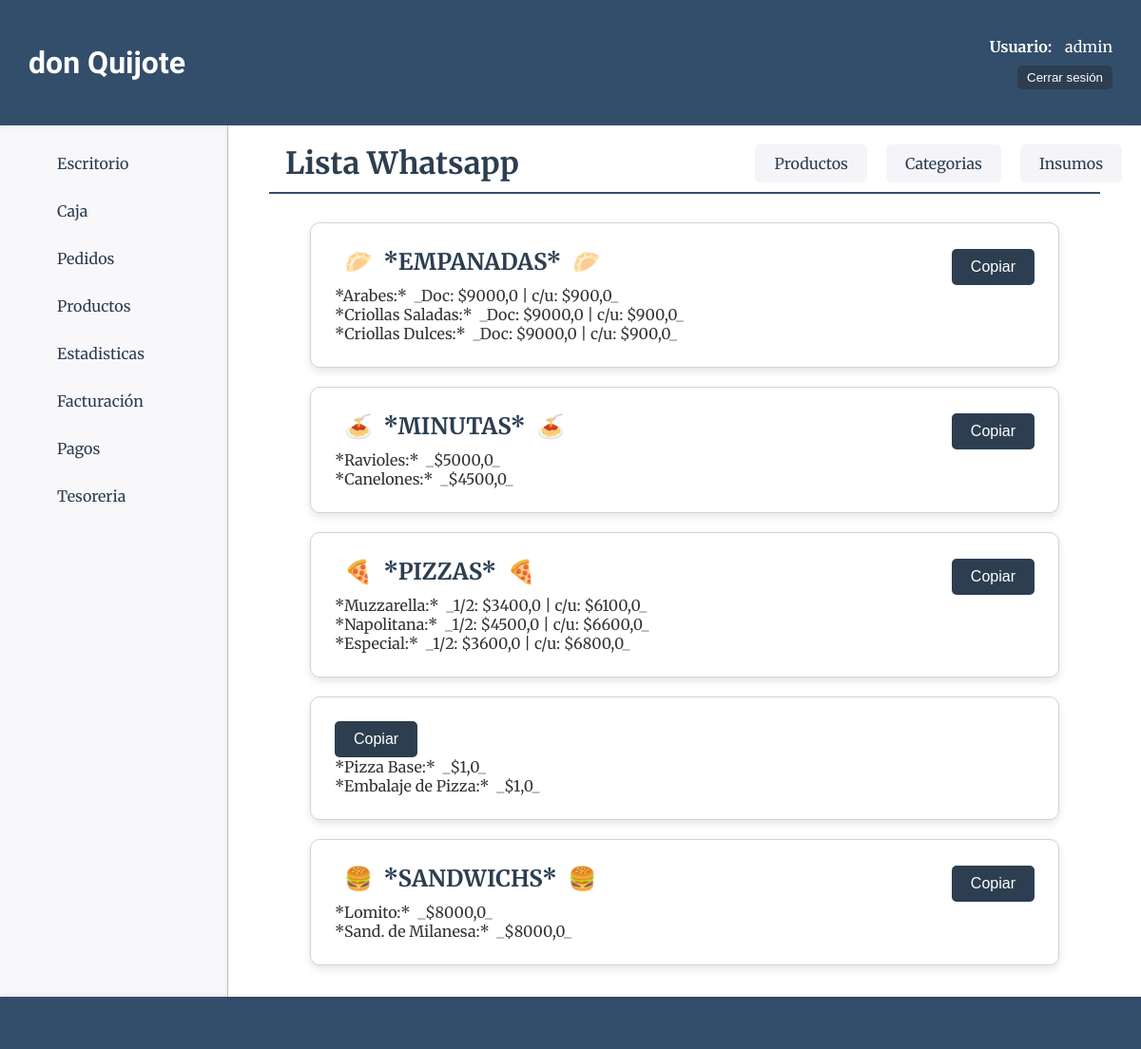
The page /productos/lista_wa/ (signed in) on the database as committed earlier.
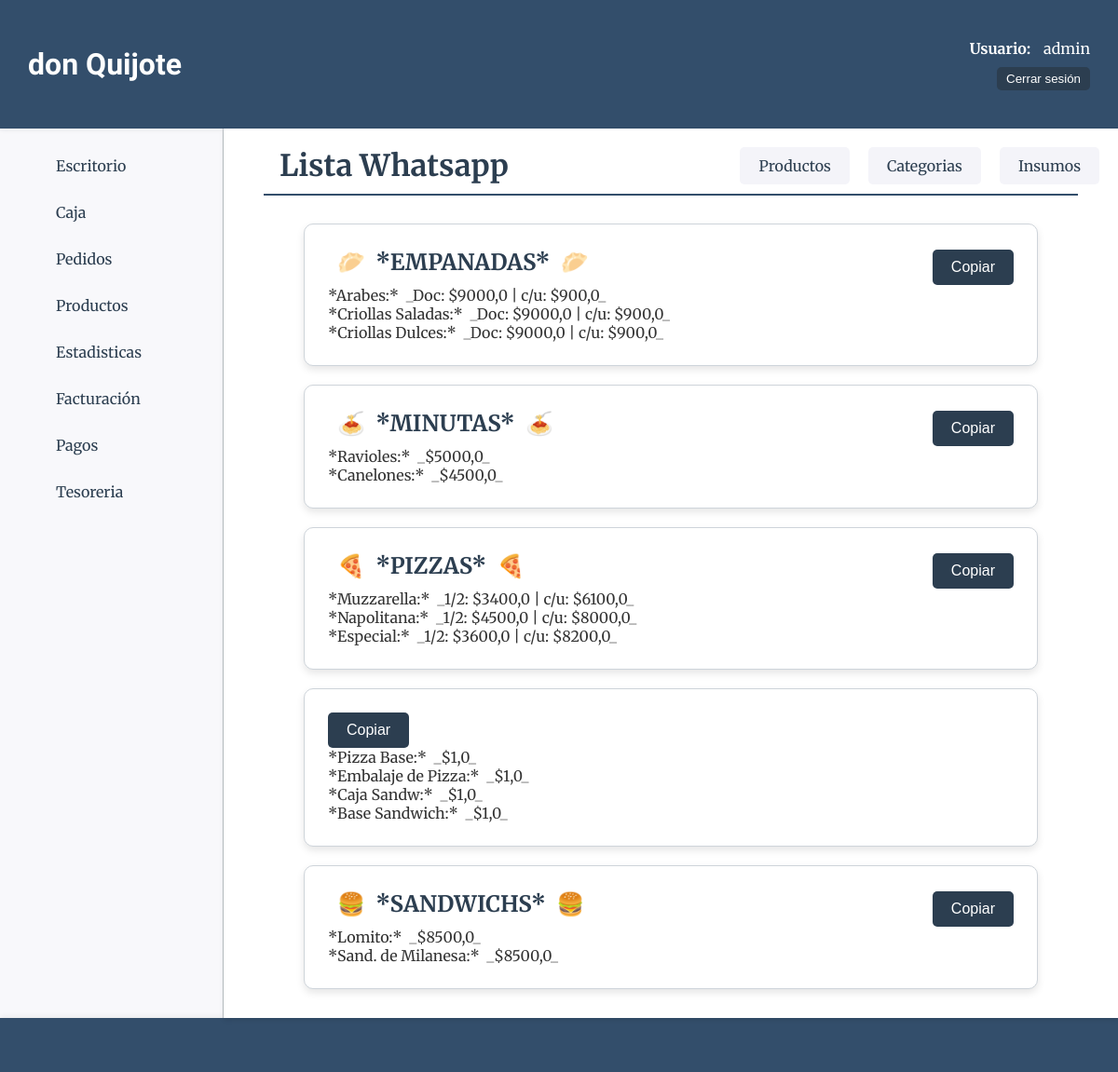
The same page on the database as committed later.
### productos/models.py (models this page shows, shortened)
class ProductoCategoria(models.Model):
    nombre=models.CharField(max_length=50)
    estado=models.BooleanField(default=True)

class Producto(models.Model):
    nombre=models.CharField(max_length=50, verbose_name="Nombre")
    categoria=models.ForeignKey(ProductoCategoria, on_delete=models.CASCADE, verbose_name="Categoría")
    descripcion=models.CharField(max_length=200, blank=True, null=True, verbose_name="Descripción")
    precio_unit=models.FloatField(verbose_name="P. Unitario")
    precio_media=models.FloatField(blank=True, null=True, verbose_name="P. Media")
    precio_doc=models.FloatField(blank=True, null=True, verbose_name="P. Docena")
    precio_rec = models.FloatField(default=1, verbose_name="Precio Recomendado")

### productos/views.py (the view)
# urls.py: path("lista_wa/", views.lista_wa, name="lista_wa"),
@login_required
def lista_wa(request):
    productos = Producto.objects.select_related('categoria').order_by('categoria__nombre').all()
    context = {
        'object_list': productos
    }
    return render(request, 'productos/lista_wa.html', context)

### core/context_processors.py (called while the page is built)
def counter_pedidos(request):
    cant_pedidos = Pedido.objects.all().count()
    cant_entregados = Pedido.objects.filter(estado='entregado').count()
    cant_pendientes = Pedido.objects.filter(estado='pendiente').count()
    cant_reservados = Pedido.objects.filter(estado='reservado').count()
    cant_cancelado = Pedido.objects.filter(estado='cancelado').count()
    cant_pedidos = Pedido.objects.all().count() - cant_cancelado
    cant_envios = Pedido.objects.filter(forma_entrega__precio__gt=0).count() - cant_cancelado - cant_reservados
    return {
        'cant_pedidos':cant_pedidos,
        "cant_entregados":cant_entregados,
        "cant_pendientes":cant_pendientes,
        "cant_reservados":cant_reservados,
        "cant_envios":cant_envios
        }

### productos/templates/productos/lista_wa.html (shortened to what this page needs)
{% extends 'core/base.html' %}
{% load static %}
{% block css %}
<link rel="stylesheet" href="{% static 'productos/css/styles.css' %}">
{% endblock css %}
{% block titulo %}
{% include 'core/components/encabezado.html' with titulo_texto="Lista Whatsapp" %}
{% endblock titulo %}
{% block main %}
{% regroup object_list by categoria.nombre as categorias %}
<section class="categorias-container">
    {% for categoria in categorias %}
    <div class="card card-wa">
        <div class="titulo-opciones-container">
            {% if categoria.grouper == "Pizzas" %}
                <h1 class="categoria-titulo">🍕 &nbsp;*{{ categoria.grouper|upper }}* &nbsp;🍕</h1>
            {% elif categoria.grouper == "Empanadas" %}
                <h1 class="categoria-titulo">🥟 &nbsp;*{{ categoria.grouper|upper }}*&nbsp; 🥟</h1>
            {% elif categoria.grouper == "Sandwichs" %}
                <h1 class="categoria-titulo">🍔 &nbsp;*{{ categoria.grouper|upper }}*&nbsp; 🍔</h1>
            {% elif categoria.grouper == "Minutas" %}
                <h1 class="categoria-titulo">🍝 &nbsp;*{{ categoria.grouper|upper }}*&nbsp; 🍝</h1>
            {% elif categoria.grouper == "Bebidas" %}
                <h1 class="categoria-titulo">🍻 &nbsp;*{{ categoria.grouper|upper }}*&nbsp; 🍻</h1>
            {% elif categoria.grouper == "Postres" %}
                <h1 class="categoria-titulo">🍮 &nbsp;*{{ categoria.grouper|upper }}*&nbsp; 🍮</h1>
            {% elif categoria.grouper == "Promos" %}
                <h1 class="categoria-titulo">✨ &nbsp;*{{ categoria.grouper|upper }}*&nbsp; ✨</h1>
            {% elif categoria.grouper == "Sabores Patrios" %}
                <h1 class="categoria-titulo">🇦🇷 &nbsp;*{{ categoria.grouper|upper }}*&nbsp; 🇦🇷</h1>
            {% endif %}
            <button class="btn-success" onclick="copiarAlPortapapeles(this)">Copiar</button>
        </div>
        <div class="categoria-info">
            {% for producto in categoria.list %}
                {% if producto.precio_doc %}
                    <p>*{{ producto.nombre }}:*&nbsp; _Doc: ${{producto.precio_doc}} | c/u: ${{producto.precio_unit}}_</p>
                {% elif producto.precio_media %}
                    <p>*{{ producto.nombre }}:*&nbsp; _1/2: ${{producto.precio_media}} | c/u: ${{producto.precio_unit}}_</p>
                {% else %}
                    <p>*{{ producto.nombre }}:*&nbsp; _${{producto.precio_unit}}_</p>
                {% endif %}
            {% endfor %}
        </div>
    </div>
    {% endfor %}
</section>
{% endblock main %}

### core/templates/core/base.html (shortened to what this page needs)
{% load static %}
<!DOCTYPE html>
<html lang="en">
<head>
    <link rel="stylesheet" href="{% static 'core/css/styles.css' %}">
    {% block css %}{% endblock css %}
</head>
<body>
    {% include 'core/components/header.html' %}
    {% include 'core/components/menu.html' %}
    <main class="main-container">
        {% block titulo %}{% endblock titulo %}
        {% block main %}{% endblock main %}
    </main>
    {% include 'core/components/footer.html' %}
</body>
</html>

### core/templates/core/components/header.html (shortened to what this page needs)
<header class="header-container">
    <h1 class="title">don Quijote</h1>
    {% if user.is_authenticated %}
    <div class="usuario-logout">
        <div class="list-link">
            <span class="usuario-label">Usuario:</span>
            <span class="usuario-nombre">{{ user.username }}</span>
        </div>
        <form action="{% url 'core:logout' %}" method="post">
            <button type="submit" class="btn-logout">Cerrar sesión</button>
        </form>
    </div>
    {% else %}
    <div class="list-link">
        <a class="header-link-app" href="{% url 'core:login' %}">Login</a>
    </div>
    {% endif %}
</header>

### core/templates/core/components/menu.html
<nav class="menu-container">
    <ul class="list-app">
        {% if user.is_authenticated %}
            <li class="list-link"><a class="link-app" href="{% url 'core:home' %}">Escritorio</a></li>
            <li class="list-link"><a class="link-app" href="{% url 'facturas:home' %}">Caja</a></li>
            <li class="list-link"><a class="link-app" href="{% url 'pedido:listar_pendientes' %}">Pedidos</a></li>
            <li class="list-link"><a class="link-app" href="{% url 'productos:home' %}">Productos</a></li>
            <li class="list-link"><a class="link-app" href="{% url 'estadisticas:home' %}">Estadisticas</a></li>
            <li class="list-link"><a class="link-app" href="{% url 'facturas:facturas' %}">Facturación</a></li>
            <li class="list-link"><a class="link-app" href="{% url 'gastos:home' %}">Pagos</a></li>
            <li class="list-link"><a class="link-app" href="{% url 'contable:home' %}">Tesoreria</a></li>
        {% endif %}
    </ul>
</nav>

### core/templates/core/components/encabezado.html (shortened to what this page needs)
{% load static %}
<div class="main-titulo-container">
    <div class="titulo-opciones-container">
        <h1 class="main-titulo">{{ titulo_texto }}</h1>
        <div class="btn-container">
        {% if titulo_texto == "Productos" %}
            <a class="btn-opc" href="{% url 'productos:productos_create' %}">Crear Producto</a>
            <a class="btn-opc" href="{% url 'productos:categorias' %}">Categorias</a>
            <a class="btn-opc" href="{% url 'productos:listar_insumos' %}">Insumos</a>
            <a class="btn-opc" href="{% url 'productos:lista_wa' %}">Lista Whatsapp</a>
        {% elif titulo_texto == "Categorias" %}
            <a class="btn-opc" href="{% url 'productos:home' %}">Productos</a>
            <a class="btn-opc" href="{% url 'productos:categorias_create' %}">Crear Categoria</a>
            <a class="btn-opc" href="{% url 'productos:listar_insumos' %}">Insumos</a>
            <a class="btn-opc" href="{% url 'productos:lista_wa' %}">Lista Whatsapp</a>
        {% elif titulo_texto == "Eliminar Producto" or titulo_texto == "Detalle Producto" or titulo_texto == "Modificar Producto" or titulo_texto == "Crear Producto" or titulo_texto == "Eliminar Categoria" or titulo_texto == "Modificar Categoria" or titulo_texto == "Crear Categoria" %}
            <a class="btn-opc" href="{% url 'productos:home' %}">Productos</a>
            <a class="btn-opc" href="{% url 'productos:categorias' %}">Categorias</a>
            <a class="btn-opc" href="{% url 'productos:listar_insumos' %}">Insumos</a>
            <a class="btn-opc" href="{% url 'productos:lista_wa' %}">Lista Whatsapp</a>
        {% elif titulo_texto == "Lista Whatsapp" %}
            <a class="btn-opc" href="{% url 'productos:home' %}">Productos</a>
            <a class="btn-opc" href="{% url 'productos:categorias' %}">Categorias</a>
            <a class="btn-opc" href="{% url 'productos:listar_insumos' %}">Insumos</a>
        {% elif titulo_texto == "Modificar Forma de Entrega" %}
            <a class="btn-opc" href="{% url 'productos:home' %}">Productos</a>
            <a class="btn-opc" href="{% url 'productos:categorias' %}">Categorias</a>
            <a class="btn-opc" href="{% url 'productos:listar_insumos' %}">Insumos</a>
            <a class="btn-opc" href="{% url 'productos:lista_wa' %}">Lista Whatsapp</a>
        {% elif titulo_texto == "Crear Insumo" or titulo_texto == "Modificar Insumo"%}
            <a class="btn-opc" href="{% url 'productos:home' %}">Productos</a>
            <a class="btn-opc" href="{% url 'productos:categorias' %}">Categorias</a>
            <a class="btn-opc" href="{% url 'productos:listar_insumos' %}">Insumos</a>
            <a class="btn-opc" href="{% url 'productos:lista_wa' %}">Lista Whatsapp</a>
        {% elif titulo_texto == "Nuevo Pedido" %}
            <a class="btn-opc" href="{% url 'pedido:listar_pendientes' %}">Pendientes</a>
            <a class="btn-opc" href="{% url 'pedido:listar_entregados' %}">Entregados</a>
            <a class="btn-opc" href="{% url 'pedido:listar_reservados' %}">Reservados</a>
            <a class="btn-opc" href="{% url 'pedido:home' %}">Todos</a>
        {% elif titulo_texto == "Facturación" %}
            <form method="get" class="filtro-form">
                {{ form.as_p }}
                <button type="submit" class="btn-opc"><img class="icono-opc" src="{% static 'facturas/img/buscar_dato.webp' %}" alt="Detalle Producto"></button>
            </form>
        {% elif titulo_texto == "Pagos" %}
            <a class="btn-opc" href="{% url 'gastos:cargar_pagos' %}">Cargar Pagos</a>
            <form method="get" class="filtro-form">
                {{ form.as_p }}
                <button type="submit" class="btn-opc"><img class="icono-opc" src="{% static 'facturas/img/buscar_dato.webp' %}" alt="Detalle Producto"></button>
            </form>
        {% elif titulo_texto == "Carga de Pagos" %}
            <a class="btn-opc" href="{% url 'gastos:home' %}">Pagos</a>
        {% elif titulo_texto == "Tesoreria" %}
            <form method="get" class="filtro-form">
                {{ form.as_p }}
                <button type="submit" class="btn-opc"><img class="icono-opc" src="{% static 'facturas/img/buscar_dato.webp' %}" alt="Detalle Producto"></button>
            </form>
        {% endif %}
        </div>
    </div>
    <hr  class="main-hr"/>
</div>

### core/templates/core/components/footer.html (shortened to what this page needs)
{% if cant_envios > 0 %}
<footer class="footer-envios">
    <p class="footer-info">ENVIOS: {{cant_envios}}</p>
    <p class="footer-info">{% if cant_pedidos %}PEDIDOS: {{cant_pedidos}}{% endif %}{% if cant_pendientes %} | PENDIENTES: {{cant_pendientes}}{% endif %} {% if cant_entregados %}  | ENTREGADOS: {{cant_entregados}}{% endif %} {% if cant_reservados %}  | RESERVADOS: {{cant_reservados}}{% endif %} </p>
</footer>
{% else %}
<footer class="footer-pedidos">
</footer>
{% endif %}

### core/static/core/css/styles.css (style rules this page uses)
* { padding: 0; margin: 0; box-sizing: border-box; }
body { font-family: 'Merriweather', serif; color: #333; background-color: #f4f4f9; }
.header-container { background-color: #334e6b; height: 12vh; width: 100%; display: flex; align-items: center; justify-content: space-between; padding: 0 30px; box-shadow: 0 2px 5px rgba(0, 0, 0, 0.1); }
.title { color: #fff; font-family: 'Poetsen One', sans-serif; font-size: 32px; }
.usuario-logout { display: flex; flex-direction: column; align-items: end; }
.list-link { margin-left: 20px; }
.usuario-label { color: #fff; font-weight: bold; margin-right: 10px; }
.usuario-nombre { color: #fff; }
.btn-logout { padding: 5px 10px; background-color: #2C3E50; color: #fff; border: none; border-radius: 5px; cursor: pointer; transition: background-color 0.3s ease; text-decoration: none; }
.footer-pedidos { background-color: #334e6b; height: 5vh; width: 100%; display: flex; align-items: center; justify-content: right; padding: 0 20px; box-shadow: 0 -2px 5px rgba(0, 0, 0, 0.1); }
.menu-container { width: 20%; height: 83vh; background-color: #fdfdfd71; float: left; overflow-y: auto; border-right: 1px solid #bdc3c7; padding-top: 20px; padding-left: 20px; }
.list-app { list-style: none; padding: 0; }
.list-link { position: relative; margin-bottom: 10px; }
.link-app { color: #2C3E50; text-decoration: none; font-size: 16px; display: block; padding: 10px 20px; transition: background-color 0.3s ease, color 0.3s ease; }
.main-container { width: 80%; height: 83vh; float: left; padding: 20px; overflow-y: auto; background-color: #fff; box-shadow: 0 2px 5px rgba(0, 0, 0, 0.1); display: flex; flex-direction: column; }
.main-titulo-container { width: 100%; height: auto; text-align: left; border-radius: 8px; }
.titulo-opciones-container { display: flex; justify-content: space-between; align-items: center; }
.main-titulo { font-size: 32px; color: #2C3E50; font-family: 'Merriweather', serif; padding-left: 40px; }
.main-hr { border: none; width: 95%; height: 2px; background-color: #334e6b; margin: 10px auto; }
.btn-container { display: flex; justify-content: center; column-gap: 20px; }
.btn-opc { border: none; color: #2C3E50; font-size: 16px; text-decoration: none; padding: 10px 20px; border-radius: 5px; background-color: #f4f4f9; transition: background-color 0.3s ease, color 0.3s ease; }
.btn-success { padding: 10px 20px; border: none; border-radius: 5px; background-color: #2C3E50; color: #fff; font-size: 16px; cursor: pointer; text-decoration: none; text-align: center; transition: background-color 0.3s ease; }
.card { padding: 15px; border: 1px solid #ced4da; border-radius: 10px; background-color: #ffffff; box-shadow: 0 4px 8px rgba(0, 0, 0, 0.1); }

### productos/static/productos/css/styles.css (style rules this page uses)
.categorias-container { width: 90%; margin: 0 auto; padding: 20px; display: flex; flex-direction: column; gap: 20px; }
.categoria-titulo { font-size: 24px; color: #2C3E50; font-family: 'Merriweather', serif; margin-bottom: 10px; margin-left: 10px; }
.card-wa { padding: 25px; }

Rows that differ between the two databases and show on the page:
changed Producto "Napolitana": precio_unit "6600,0" → "8000,0"
changed Producto "Especial": precio_unit "6800,0" → "8200,0"
added Producto: nombre "Caja Sandw", precio_unit "1,0"
added Producto: nombre "Base Sandwich", precio_unit "1,0"
changed Producto "Lomito": precio_unit "8000,0" → "8500,0"
changed Producto "Sand. de Milanesa": precio_unit "8000,0" → "8500,0"
